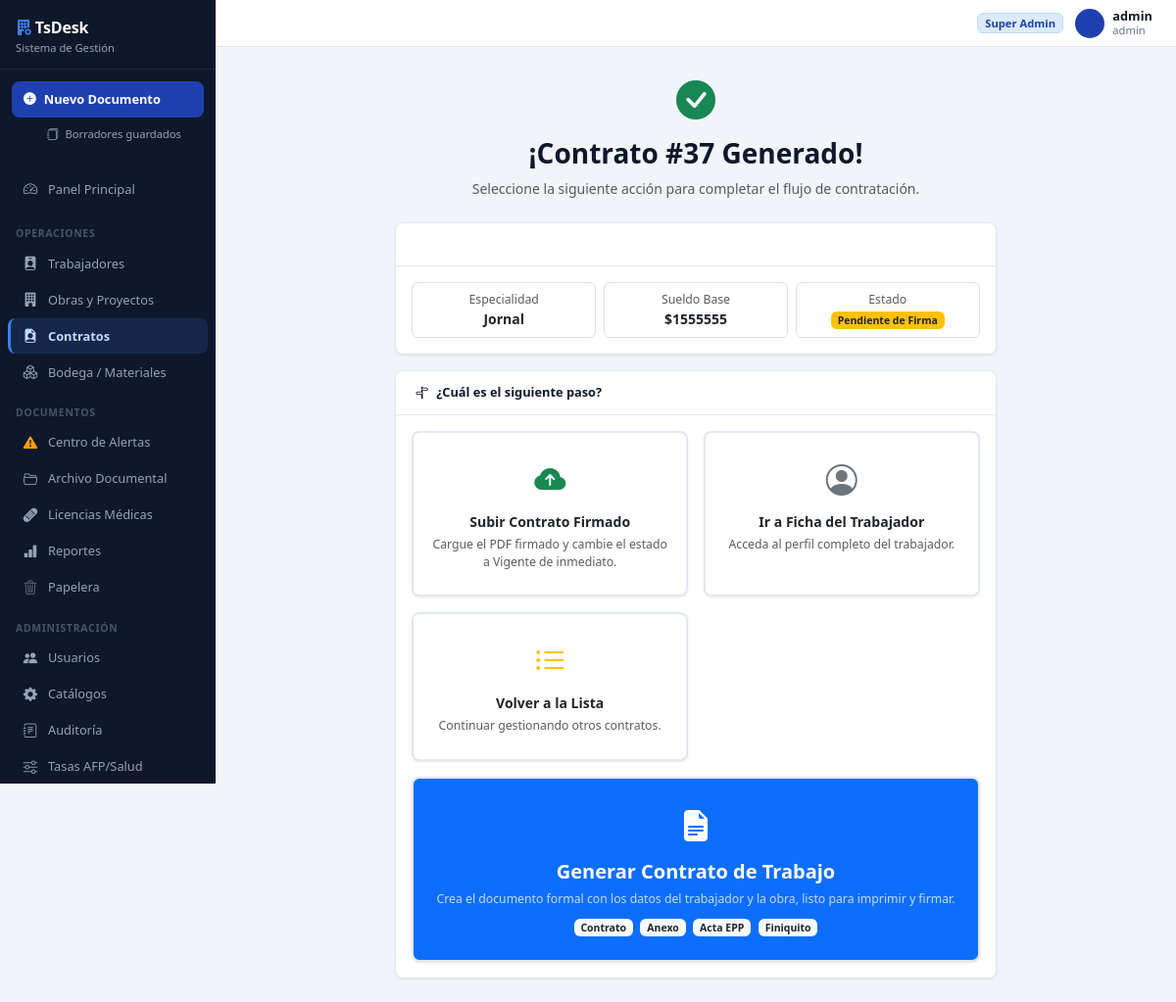
The page /contratos/37/wizard/ (signed in) on the database its author committed.
### core/models.py (models this page shows, shortened)
class Contrato(models.Model):
    ESTADO_CHOICES = [
        ('Borrador', 'Borrador'),
        ('Pendiente de Firma', 'Pendiente de Firma'),
        ('Vigente', 'Vigente'),
        ('En Licencia', 'En Licencia'),
        ('Reactivado', 'Reactivado'),
        ('Finalizado', 'Finalizado'),
        ('Finiquitado', 'Finiquitado'),
        ('Rescindido', 'Rescindido'),
        ('Trasladado', 'Trasladado'),
    ]
    TIPO_CONTRATO_CHOICES = [
        ('Plazo Fijo', 'Plazo Fijo'),
        ('Por Obra o Faena', 'Por Obra o Faena'),
        ('Indefinido', 'Indefinido'),
    ]
    TIPO_TERMINO_CHOICES = [
        ('', '— Sin término —'),
        ('Renuncia voluntaria', 'Renuncia voluntaria'),
        ('Despido por necesidades de la empresa', 'Despido por necesidades de la empresa'),
        ('Despido por incumplimiento grave', 'Despido por incumplimiento grave'),
        ('Mutuo acuerdo', 'Mutuo acuerdo'),
        ('Vencimiento plazo', 'Vencimiento plazo'),
        ('Término de obra o faena', 'Término de obra o faena'),
        ('Fallecimiento', 'Fallecimiento'),
        ('Invalidez', 'Invalidez'),
        ('Otro', 'Otro'),
    ]
    trabajador = models.ForeignKey(Trabajador, on_delete=models.PROTECT, related_name='contratos', to_field='rut')
    obra = models.ForeignKey(Obra, on_delete=models.PROTECT, related_name='contratos')
    especialidad = models.ForeignKey(Especialidad, on_delete=models.PROTECT, related_name='contratos', null=True, blank=True)
    tipo_contrato = models.CharField(max_length=20, choices=TIPO_CONTRATO_CHOICES, default='Plazo Fijo')
    sueldo_base = models.DecimalField(max_digits=12, decimal_places=2, null=True, blank=True)
    fecha_inicio = models.DateField(null=True, blank=True)
    fecha_termino_estimada = models.DateField(null=True, blank=True)
    fecha_termino_real = models.DateField(null=True, blank=True)
    tipo_termino = models.CharField(max_length=60, blank=True, default='', choices=TIPO_TERMINO_CHOICES)
    motivo_termino = models.TextField(blank=True, default='')
    estado = models.CharField(max_length=30, choices=ESTADO_CHOICES, default='Pendiente de Firma')
    fecha_inicio_licencia = models.DateField(null=True, blank=True)
    fecha_fin_licencia = models.DateField(null=True, blank=True)
    obs_licencia = models.TextField(blank=True, default='')
    creado_el = models.DateTimeField(default=timezone.now)
    activo = models.BooleanField(default=True)
    es_recontratacion = models.BooleanField(default=False)
    contrato_anterior = models.ForeignKey(
        'self', null=True, blank=True,
        on_delete=models.SET_NULL,
        related_name='recontrataciones',
    )
    fecha_extension = models.DateField(
        null=True, blank=True,
        help_text='Fecha extendida por Anexo de Contrato. No modifica la fecha original.',
    )
    class Meta:
        verbose_name = 'Contrato'
        verbose_name_plural = 'Contratos'
        ordering = ['-creado_el']
    _ESTADOS_TERMINADOS = {'Finalizado', 'Finiquitado', 'Rescindido', 'Trasladado'}

class Especialidad(models.Model):
    nombre = models.CharField(max_length=100, unique=True)
    activo = models.BooleanField(default=True)
    class Meta:
        verbose_name = 'Especialidad'
        verbose_name_plural = 'Especialidades'
        ordering = ['nombre']

### core/views/contratos.py (the view)
# urls.py: path('contratos/<int:pk>/wizard/', views.contrato_wizard, name='contrato_wizard'),
@login_required
def contrato_wizard(request, pk):
    contrato = get_object_or_404(Contrato, pk=pk, activo=True)
    return render(request, 'contratos/wizard.html', {'contrato': contrato})

### core/models.py (called while the page is built)
    @property
    def nombre_completo(self):
        return f"{self.nombres} {self.apellidos}"

### templates/contratos/wizard.html (shortened to what this page needs)
{% extends 'base.html' %}
{% block content %}
<div class="text-center mb-4">
  <i class="bi bi-check-circle-fill text-success fs-1 d-block mb-2"></i>
  <h3 class="fw-bold">¡Contrato #{{ contrato.pk }} Generado!</h3>
  <p class="text-muted">Seleccione la siguiente acción para completar el flujo de contratación.</p>
</div>
<div class="row justify-content-center">
  <div class="col-md-8">
    <div class="card border-0 shadow-sm mb-3">
      <div class="card-header bg-primary text-white">
        <i class="bi bi-person-badge me-2"></i>
        <strong>{{ contrato.trabajador.nombre_completo }}</strong> &mdash; {{ contrato.obra.nombre }}
      </div>
      <div class="card-body">
        <div class="row g-2 text-center">
          <div class="col-4">
            <div class="border rounded p-2">
              <small class="text-muted d-block">Especialidad</small>
              <strong>{{ contrato.especialidad.nombre }}</strong>
            </div>
          </div>
          <div class="col-4">
            <div class="border rounded p-2">
              <small class="text-muted d-block">Sueldo Base</small>
              <strong>${{ contrato.sueldo_base|floatformat:0 }}</strong>
            </div>
          </div>
          <div class="col-4">
            <div class="border rounded p-2">
              <small class="text-muted d-block">Estado</small>
              <span class="badge bg-warning text-dark">{{ contrato.estado }}</span>
            </div>
          </div>
        </div>
      </div>
    </div>
    <div class="card border-0 shadow-sm">
      <div class="card-header"><strong><i class="bi bi-signpost-split me-2"></i>¿Cuál es el siguiente paso?</strong></div>
      <div class="card-body">
        <div class="row g-3">
<div class="col-md-6">
            <a href="#" class="card text-decoration-none text-dark border-success h-100 wizard-card"
               data-bs-toggle="modal" data-bs-target="#modalSubirFirmado">
              <div class="card-body text-center py-4">
                <i class="bi bi-cloud-arrow-up-fill text-success fs-2 d-block mb-2"></i>
                <strong>Subir Contrato Firmado</strong>
                <p class="text-muted small mb-0 mt-1">Cargue el PDF firmado y cambie el estado a Vigente de inmediato.</p>
              </div>
            </a>
          </div>
          <div class="col-md-6">
            <a href="{% url 'trabajador_detail' contrato.trabajador.rut %}"
               class="card text-decoration-none text-dark border-secondary h-100 wizard-card">
              <div class="card-body text-center py-4">
                <i class="bi bi-person-circle text-secondary fs-2 d-block mb-2"></i>
                <strong>Ir a Ficha del Trabajador</strong>
                <p class="text-muted small mb-0 mt-1">Acceda al perfil completo del trabajador.</p>
              </div>
            </a>
          </div>
          <div class="col-md-6">
            <a href="{% url 'contratos_list' %}"
               class="card text-decoration-none text-dark border-warning h-100 wizard-card">
              <div class="card-body text-center py-4">
                <i class="bi bi-list-ul text-warning fs-2 d-block mb-2"></i>
                <strong>Volver a la Lista</strong>
                <p class="text-muted small mb-0 mt-1">Continuar gestionando otros contratos.</p>
              </div>
            </a>
          </div>
          <div class="col-12">
            <a href="{% url 'doc_generado_create' %}?tipo=contrato_trabajo&trabajador_rut={{ contrato.trabajador.rut }}&contrato_id={{ contrato.pk }}&obra_id={{ contrato.obra.pk }}"
               class="card text-decoration-none text-white bg-primary border-primary h-100 wizard-card">
              <div class="card-body text-center py-4">
                <i class="bi bi-file-earmark-text-fill fs-2 d-block mb-2"></i>
                <strong class="fs-5">Generar Contrato de Trabajo</strong>
                <p class="small mb-0 mt-1 opacity-75">Crea el documento formal con los datos del trabajador y la obra, listo para imprimir y firmar.</p>
                <div class="mt-2">
                  <span class="badge bg-light text-dark me-1">Contrato</span>
                  <span class="badge bg-light text-dark me-1">Anexo</span>
                  <span class="badge bg-light text-dark me-1">Acta EPP</span>
                  <span class="badge bg-light text-dark">Finiquito</span>
                </div>
              </div>
            </a>
          </div>
        </div>
      </div>
    </div>
  </div>
</div>
{% endblock %}

### templates/base.html (shortened to what this page needs)
<!DOCTYPE html>
<html lang="es">
<head>
  <link href="https://cdn.jsdelivr.net/npm/bootstrap@5.3.3/dist/css/bootstrap.min.css" rel="stylesheet">
  <link href="https://cdn.jsdelivr.net/npm/bootstrap-icons@1.11.3/font/bootstrap-icons.css" rel="stylesheet">
  <link rel="stylesheet" href="/static/css/custom-theme.css">
</head>
<body>
{% if user.is_authenticated %}
<div id="layoutWrapper">
  <nav id="sidebarMenu">
    <div class="sidebar-logo">
      <div class="brand-name"><i class="bi bi-building-fill-gear me-1" style="color:#3b82f6"></i>TsDesk</div>
      <div class="brand-sub">Sistema de Gestión</div>
    </div>
    <div class="sidebar-primary-action">
      <a href="{% url 'doc_generado_create' %}"
         class="btn-new-doc {% if request.resolver_match.url_name == 'doc_generado_create' %}active{% endif %}">
        <i class="bi bi-plus-circle-fill"></i>Nuevo Documento
      </a>
      <a href="{% url 'doc_generado_borradores' %}"
         class="sidebar-sub-link mt-1 {% if request.resolver_match.url_name == 'doc_generado_borradores' %}active{% endif %}">
        <i class="bi bi-journals" style="font-size:.75rem"></i>Borradores guardados
      </a>
    </div>
    <ul class="sidebar-nav" style="padding-bottom:.25rem">
      <li>
        <a href="{% url 'dashboard' %}"
           class="{% if request.resolver_match.url_name == 'dashboard' %}active{% endif %}">
          <i class="bi bi-speedometer2 nav-icon"></i>Panel Principal
        </a>
      </li>
    </ul>
    <div class="sidebar-section">
      <span class="sidebar-section-label">Operaciones</span>
    </div>
    <ul class="sidebar-nav">
      <li>
        <a href="{% url 'trabajadores_list' %}"
           class="{% if 'trabajadores' in request.resolver_match.url_name %}active{% endif %}">
          <i class="bi bi-person-badge-fill nav-icon"></i>Trabajadores
        </a>
      </li>
      <li>
        <a href="{% url 'obras_list' %}"
           class="{% if 'obras' in request.resolver_match.url_name or request.resolver_match.url_name == 'obra_detail' or request.resolver_match.url_name == 'obra_ingreso_rapido' %}active{% endif %}">
          <i class="bi bi-building-fill nav-icon"></i>Obras y Proyectos
        </a>
      </li>
      <li>
        <a href="{% url 'contratos_list' %}"
           class="{% if 'contrato' in request.resolver_match.url_name and 'doc' not in request.resolver_match.url_name and 'obra' not in request.resolver_match.url_name %}active{% endif %}">
          <i class="bi bi-file-earmark-person-fill nav-icon"></i>Contratos
        </a>
      </li>
      <li>
        <a href="{% url 'bodega_index' %}"
           class="{% if 'bodega' in request.resolver_match.url_name %}active{% endif %}">
          <i class="bi bi-boxes nav-icon"></i>Bodega / Materiales
        </a>
      </li>
    </ul>
    <div class="sidebar-section">
      <span class="sidebar-section-label">Documentos</span>
    </div>
    <ul class="sidebar-nav">
      <li>
        <a href="{% url 'documentos_pendientes' %}"
           class="{% if request.resolver_match.url_name == 'documentos_pendientes' %}active{% endif %}">
          <i class="bi bi-exclamation-triangle-fill nav-icon" style="color:#f59e0b"></i>Centro de Alertas
        </a>
      </li>
      <li>
        <a href="{% url 'documentos_central' %}"
           class="{% if request.resolver_match.url_name == 'documentos_central' %}active{% endif %}">
          <i class="bi bi-folder2-open nav-icon"></i>Archivo Documental
        </a>
      </li>
      <li>
        <a href="{% url 'licencia_list' %}"
           class="{% if 'licencia' in request.resolver_match.url_name %}active{% endif %}">
          <i class="bi bi-bandaid-fill nav-icon"></i>Licencias Médicas
        </a>
      </li>
      <li>
        <a href="{% url 'reportes_consolidados' %}"
           class="{% if request.resolver_match.url_name == 'reportes_consolidados' %}active{% endif %}">
          <i class="bi bi-bar-chart-fill nav-icon"></i>Reportes
        </a>
      </li>
      <li>
        <a href="{% url 'papelera_documentos' %}"
           class="{% if request.resolver_match.url_name == 'papelera_documentos' %}active{% endif %}">
          <i class="bi bi-trash3 nav-icon" style="opacity:.6"></i>Papelera
        </a>
      </li>
    </ul>
    {% if user.is_superuser %}
    <div class="sidebar-section">
      <span class="sidebar-section-label">Administración</span>
    </div>
    <ul class="sidebar-nav">
      <li>
        <a href="{% url 'admin_usuarios' %}"
           class="{% if request.resolver_match.url_name == 'admin_usuarios' %}active{% endif %}">
          <i class="bi bi-people-fill nav-icon"></i>Usuarios
        </a>
      </li>
      <li>
        <a href="{% url 'admin_catalogos' %}"
           class="{% if request.resolver_match.url_name == 'admin_catalogos' %}active{% endif %}">
          <i class="bi bi-gear-fill nav-icon"></i>Catálogos
        </a>
      </li>
      <li>
        <a href="{% url 'admin_auditoria' %}"
           class="{% if request.resolver_match.url_name == 'admin_auditoria' %}active{% endif %}">
          <i class="bi bi-journal-text nav-icon"></i>Auditoría
        </a>
      </li>
      <li>
        <a href="{% url 'config_remuneraciones_list' %}"
           class="{% if 'config_remuneraciones' in request.resolver_match.url_name %}active{% endif %}">
          <i class="bi bi-sliders nav-icon"></i>Tasas AFP/Salud
        </a>
      </li>
    </ul>
    {% endif %}
  </nav>
  <div id="mainContent">
    <div id="topbar">
      <div class="topbar-user">
        {% if user.is_superuser %}
          <span class="badge badge-pendiente" style="font-size:var(--text-xs)">Super Admin</span>
        {% else %}
          <span class="badge badge-vigente" style="font-size:var(--text-xs)">Secretaria</span>
        {% endif %}
        <a href="{% url 'perfil_editar' %}" class="text-decoration-none d-flex align-items-center gap-2" title="Mi perfil">
          <div style="width:30px;height:30px;border-radius:50%;background:var(--c-primary);color:#fff;display:flex;align-items:center;justify-content:center;font-size:.72rem;font-weight:700;flex-shrink:0">
          </div>
          <div style="line-height:1.2">
            <div style="font-size:var(--text-sm);font-weight:600;color:var(--c-text)">{{ user.get_full_name|default:user.username }}</div>
            <div style="font-size:var(--text-xs);color:var(--c-muted)">{{ user.username }}</div>
          </div>
        </a>
      </div>
    </div>
    <div id="pageContent">
      {% block content %}{% endblock %}
    </div>
  </div>
</div>
{% else %}
{% block content_auth %}{% endblock %}
{% endif %}
</body>
</html>

### rows shown on the page
Contrato: pk "37", especialidad.nombre "Jornal", sueldo_base "1555555", estado "Pendiente de Firma"

### other values the page prints
{{ user.get_full_name|default:user.username }} "admin"
{{ user.username }} "admin"
